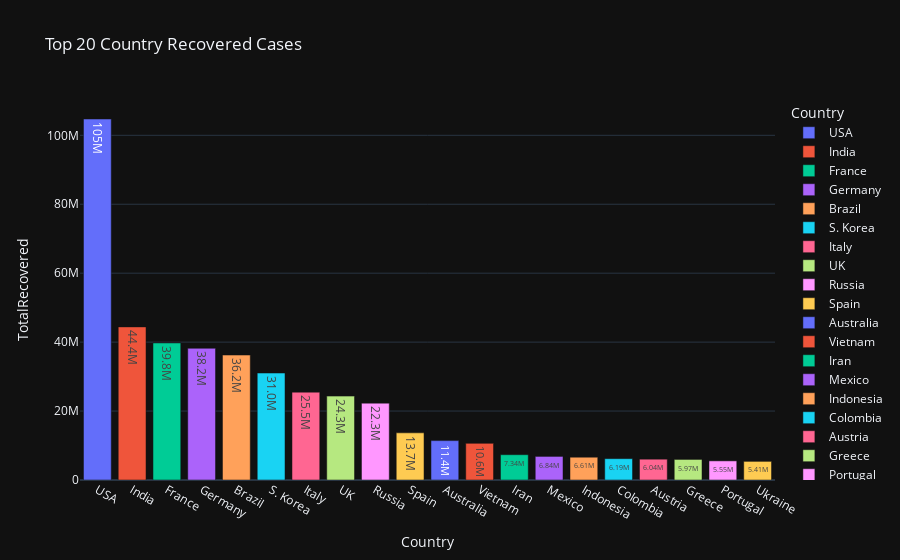

Notebook source saved alongside this figure:
### Code cell
px.bar(country_Recovered,x='Country',y='TotalRecovered',color='Country',text_auto='.3s',title='Top 20 Country Recovered Cases',template="plotly_dark")

### Figure 1 — Plotly figure (JSON) as saved in the notebook; plotly's stock layout.template omitted (floating-point values rounded to 4 significant figures)
{"data": [{"alignmentgroup": "True", "hovertemplate": "Country=%{x}<br>TotalRecovered=%{y}<extra></extra>", "legendgroup": "USA", "marker": {"color": "#636efa", "pattern": {"shape": ""}}, "name": "USA", "offsetgroup": "USA", "orientation": "v", "showlegend": true, "textposition": "auto", "texttemplate": "%{y:.3s}", "type": "bar", "x": ["USA"], "xaxis": "x", "y": [104735126], "yaxis": "y"}, {"alignmentgroup": "True", "hovertemplate": "Country=%{x}<br>TotalRecovered=%{y}<extra></extra>", "legendgroup": "India", "marker": {"color": "#EF553B", "pattern": {"shape": ""}}, "name": "India", "offsetgroup": "India", "orientation": "v", "showlegend": true, "textposition": "auto", "texttemplate": "%{y:.3s}", "type": "bar", "x": ["India"], "xaxis": "x", "y": [44421781], "yaxis": "y"}, {"alignmentgroup": "True", "hovertemplate": "Country=%{x}<br>TotalRecovered=%{y}<extra></extra>", "legendgroup": "France", "marker": {"color": "#00cc96", "pattern": {"shape": ""}}, "name": "France", "offsetgroup": "France", "orientation": "v", "showlegend": true, "textposition": "auto", "texttemplate": "%{y:.3s}", "type": "bar", "x": ["France"], "xaxis": "x", "y": [39764181], "yaxis": "y"}, {"alignmentgroup": "True", "hovertemplate": "Country=%{x}<br>TotalRecovered=%{y}<extra></extra>", "legendgroup": "Germany", "marker": {"color": "#ab63fa", "pattern": {"shape": ""}}, "name": "Germany", "offsetgroup": "Germany", "orientation": "v", "showlegend": true, "textposition": "auto", "texttemplate": "%{y:.3s}", "type": "bar", "x": ["Germany"], "xaxis": "x", "y": [38213200], "yaxis": "y"}, {"alignmentgroup": "True", "hovertemplate": "Country=%{x}<br>TotalRecovered=%{y}<extra></extra>", "legendgroup": "Brazil", "marker": {"color": "#FFA15A", "pattern": {"shape": ""}}, "name": "Brazil", "offsetgroup": "Brazil", "orientation": "v", "showlegend": true, "textposition": "auto", "texttemplate": "%{y:.3s}", "type": "bar", "x": ["Brazil"], "xaxis": "x", "y": [36249161], "yaxis": "y"}, {"alignmentgroup": "True", "hovertemplate": "Country=%{x}<br>TotalRecovered=%{y}<extra></extra>", "legendgroup": "S. Korea", "marker": {"color": "#19d3f3", "pattern": {"shape": ""}}, "name": "S. Korea", "offsetgroup": "S. Korea", "orientation": "v", "showlegend": true, "textposition": "auto", "texttemplate": "%{y:.3s}", "type": "bar", "x": ["S. Korea"], "xaxis": "x", "y": [31032177], "yaxis": "y"}, {"alignmentgroup": "True", "hovertemplate": "Country=%{x}<br>TotalRecovered=%{y}<extra></extra>", "legendgroup": "Italy", "marker": {"color": "#FF6692", "pattern": {"shape": ""}}, "name": "Italy", "offsetgroup": "Italy", "orientation": "v", "showlegend": true, "textposition": "auto", "texttemplate": "%{y:.3s}", "type": "bar", "x": ["Italy"], "xaxis": "x", "y": [25493751], "yaxis": "y"}, {"alignmentgroup": "True", "hovertemplate": "Country=%{x}<br>TotalRecovered=%{y}<extra></extra>", "legendgroup": "UK", "marker": {"color": "#B6E880", "pattern": {"shape": ""}}, "name": "UK", "offsetgroup": "UK", "orientation": "v", "showlegend": true, "textposition": "auto", "texttemplate": "%{y:.3s}", "type": "bar", "x": ["UK"], "xaxis": "x", "y": [24334777], "yaxis": "y"}, {"alignmentgroup": "True", "hovertemplate": "Country=%{x}<br>TotalRecovered=%{y}<extra></extra>", "legendgroup": "Russia", "marker": {"color": "#FF97FF", "pattern": {"shape": ""}}, "name": "Russia", "offsetgroup": "Russia", "orientation": "v", "showlegend": true, "textposition": "auto", "texttemplate": "%{y:.3s}", "type": "bar", "x": ["Russia"], "xaxis": "x", "y": [22301223], "yaxis": "y"}, {"alignmentgroup": "True", "hovertemplate": "Country=%{x}<br>TotalRecovered=%{y}<extra></extra>", "legendgroup": "Spain", "marker": {"color": "#FECB52", "pattern": {"shape": ""}}, "name": "Spain", "offsetgroup": "Spain", "orientation": "v", "showlegend": true, "textposition": "auto", "texttemplate": "%{y:.3s}", "type": "bar", "x": ["Spain"], "xaxis": "x", "y": [13681014], "yaxis": "y"}, {"alignmentgroup": "True", "hovertemplate": "Country=%{x}<br>TotalRecovered=%{y}<extra></extra>", "legendgroup": "Australia", "marker": {"color": "#636efa", "pattern": {"shape": ""}}, "name": "Australia", "offsetgroup": "Australia", "orientation": "v", "showlegend": true, "textposition": "auto", "texttemplate": "%{y:.3s}", "type": "bar", "x": ["Australia"], "xaxis": "x", "y": [11424238], "yaxis": "y"}, {"alignmentgroup": "True", "hovertemplate": "Country=%{x}<br>TotalRecovered=%{y}<extra></extra>", "legendgroup": "Vietnam", "marker": {"color": "#EF553B", "pattern": {"shape": ""}}, "name": "Vietnam", "offsetgroup": "Vietnam", "orientation": "v", "showlegend": true, "textposition": "auto", "texttemplate": "%{y:.3s}", "type": "bar", "x": ["Vietnam"], "xaxis": "x", "y": [10629335], "yaxis": "y"}, {"alignmentgroup": "True", "hovertemplate": "Country=%{x}<br>TotalRecovered=%{y}<extra></extra>", "legendgroup": "Iran", "marker": {"color": "#00cc96", "pattern": {"shape": ""}}, "name": "Iran", "offsetgroup": "Iran", "orientation": "v", "showlegend": true, "textposition": "auto", "texttemplate": "%{y:.3s}", "type": "bar", "x": ["Iran"], "xaxis": "x", "y": [7342490], "yaxis": "y"}, {"alignmentgroup": "True", "hovertemplate": "Country=%{x}<br>TotalRecovered=%{y}<extra></extra>", "legendgroup": "Mexico", "marker": {"color": "#ab63fa", "pattern": {"shape": ""}}, "name": "Mexico", "offsetgroup": "Mexico", "orientation": "v", "showlegend": true, "textposition": "auto", "texttemplate": "%{y:.3s}", "type": "bar", "x": ["Mexico"], "xaxis": "x", "y": [6844792], "yaxis": "y"}, {"alignmentgroup": "True", "hovertemplate": "Country=%{x}<br>TotalRecovered=%{y}<extra></extra>", "legendgroup": "Indonesia", "marker": {"color": "#FFA15A", "pattern": {"shape": ""}}, "name": "Indonesia", "offsetgroup": "Indonesia", "orientation": "v", "showlegend": true, "textposition": "auto", "texttemplate": "%{y:.3s}", "type": "bar", "x": ["Indonesia"], "xaxis": "x", "y": [6611770], "yaxis": "y"}, {"alignmentgroup": "True", "hovertemplate": "Country=%{x}<br>TotalRecovered=%{y}<extra></extra>", "legendgroup": "Colombia", "marker": {"color": "#19d3f3", "pattern": {"shape": ""}}, "name": "Colombia", "offsetgroup": "Colombia", "orientation": "v", "showlegend": true, "textposition": "auto", "texttemplate": "%{y:.3s}", "type": "bar", "x": ["Colombia"], "xaxis": "x", "y": [6187494], "yaxis": "y"}, {"alignmentgroup": "True", "hovertemplate": "Country=%{x}<br>TotalRecovered=%{y}<extra></extra>", "legendgroup": "Austria", "marker": {"color": "#FF6692", "pattern": {"shape": ""}}, "name": "Austria", "offsetgroup": "Austria", "orientation": "v", "showlegend": true, "textposition": "auto", "texttemplate": "%{y:.3s}", "type": "bar", "x": ["Austria"], "xaxis": "x", "y": [6040150], "yaxis": "y"}, {"alignmentgroup": "True", "hovertemplate": "Country=%{x}<br>TotalRecovered=%{y}<extra></extra>", "legendgroup": "Greece", "marker": {"color": "#B6E880", "pattern": {"shape": ""}}, "name": "Greece", "offsetgroup": "Greece", "orientation": "v", "showlegend": true, "textposition": "auto", "texttemplate": "%{y:.3s}", "type": "bar", "x": ["Greece"], "xaxis": "x", "y": [5968497], "yaxis": "y"}, {"alignmentgroup": "True", "hovertemplate": "Country=%{x}<br>TotalRecovered=%{y}<extra></extra>", "legendgroup": "Portugal", "marker": {"color": "#FF97FF", "pattern": {"shape": ""}}, "name": "Portugal", "offsetgroup": "Portugal", "orientation": "v", "showlegend": true, "textposition": "auto", "texttemplate": "%{y:.3s}", "type": "bar", "x": ["Portugal"], "xaxis": "x", "y": [5551250], "yaxis": "y"}, {"alignmentgroup": "True", "hovertemplate": "Country=%{x}<br>TotalRecovered=%{y}<extra></extra>", "legendgroup": "Ukraine", "marker": {"color": "#FECB52", "pattern": {"shape": ""}}, "name": "Ukraine", "offsetgroup": "Ukraine", "orientation": "v", "showlegend": true, "textposition": "auto", "texttemplate": "%{y:.3s}", "type": "bar", "x": ["Ukraine"], "xaxis": "x", "y": [5406486], "yaxis": "y"}], "layout": {"barmode": "relative", "legend": {"title": {"text": "Country"}, "tracegroupgap": 0}, "title": {"text": "Top 20 Country Recovered Cases"}, "xaxis": {"anchor": "y", "categoryarray": ["USA", "India", "France", "Germany", "Brazil", "S. Korea", "Italy", "UK", "Russia", "Spain", "Australia", "Vietnam", "Iran", "Mexico", "Indonesia", "Colombia", "Austria", "Greece", "Portugal", "Ukraine"], "categoryorder": "array", "domain": [0, 1], "title": {"text": "Country"}}, "yaxis": {"anchor": "x", "domain": [0, 1], "title": {"text": "TotalRecovered"}}}}
